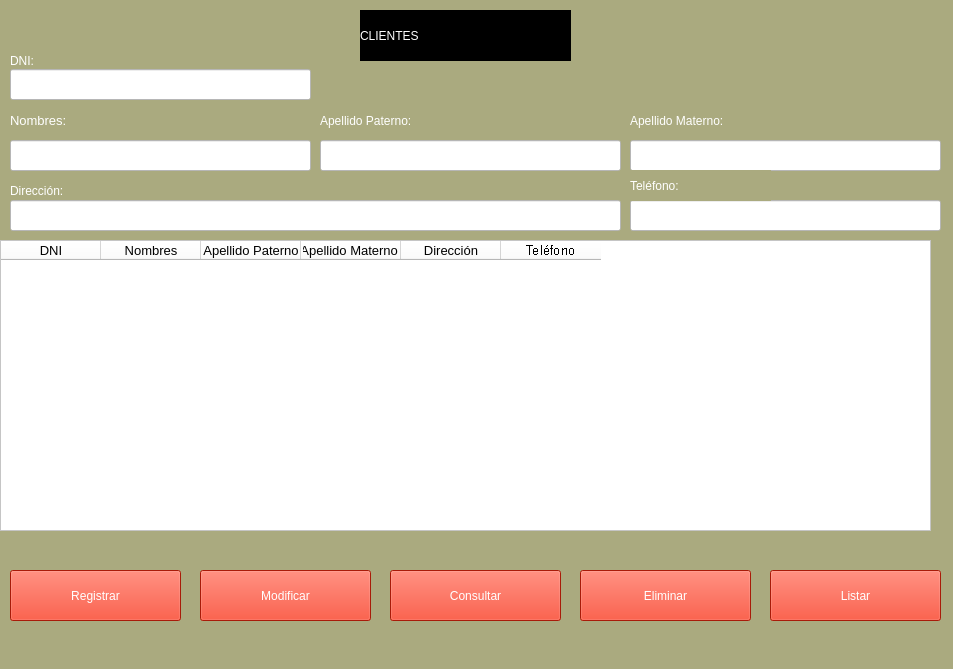
<?xml version="1.0" encoding="UTF-8"?>
<ui version="4.0">
 <class>MainWindow</class>
 <widget class="QMainWindow" name="MainWindow">
  <property name="geometry">
   <rect>
    <x>0</x>
    <y>0</y>
    <width>953</width>
    <height>669</height>
   </rect>
  </property>
  <property name="windowTitle">
   <string>MainWindow</string>
  </property>
  <property name="styleSheet">
   <string notr="true">background-color: rgb(170, 170, 127);</string>
  </property>
  <widget class="QWidget" name="centralwidget">
   <widget class="QLabel" name="label">
    <property name="geometry">
     <rect>
      <x>360</x>
      <y>10</y>
      <width>211</width>
      <height>51</height>
     </rect>
    </property>
    <property name="styleSheet">
     <string notr="true">font: 75 26pt &quot;MS Shell Dlg 2&quot;;color: rgb(255, 255, 255);
background-color: rgb(0, 0, 0);

</string>
    </property>
    <property name="text">
     <string>CLIENTES</string>
    </property>
   </widget>
   <widget class="QLabel" name="label_2">
    <property name="geometry">
     <rect>
      <x>10</x>
      <y>40</y>
      <width>71</width>
      <height>41</height>
     </rect>
    </property>
    <property name="styleSheet">
     <string notr="true">color: rgb(255, 255, 255);font: 10pt &quot;MS Shell Dlg 2&quot;;</string>
    </property>
    <property name="text">
     <string>DNI:</string>
    </property>
   </widget>
   <widget class="QLineEdit" name="txtDni">
    <property name="geometry">
     <rect>
      <x>10</x>
      <y>69</y>
      <width>301</width>
      <height>31</height>
     </rect>
    </property>
    <property name="styleSheet">
     <string notr="true">background-color: rgb(255, 255, 255);</string>
    </property>
   </widget>
   <widget class="QLabel" name="label_3">
    <property name="geometry">
     <rect>
      <x>10</x>
      <y>100</y>
      <width>91</width>
      <height>41</height>
     </rect>
    </property>
    <property name="font">
     <font>
      <family>MS Shell Dlg 2</family>
      <pointsize>10</pointsize>
      <weight>50</weight>
      <italic>false</italic>
      <bold>false</bold>
     </font>
    </property>
    <property name="styleSheet">
     <string notr="true">font: 10pt &quot;MS Shell Dlg 2&quot;;
color: rgb(255, 255, 255);</string>
    </property>
    <property name="text">
     <string>Nombres:</string>
    </property>
   </widget>
   <widget class="QLineEdit" name="txtNombres">
    <property name="geometry">
     <rect>
      <x>10</x>
      <y>140</y>
      <width>301</width>
      <height>31</height>
     </rect>
    </property>
    <property name="styleSheet">
     <string notr="true">background-color: rgb(255, 255, 255);</string>
    </property>
   </widget>
   <widget class="QLabel" name="label_4">
    <property name="geometry">
     <rect>
      <x>320</x>
      <y>100</y>
      <width>141</width>
      <height>41</height>
     </rect>
    </property>
    <property name="styleSheet">
     <string notr="true">font: 10pt &quot;MS Shell Dlg 2&quot;;color: rgb(255, 255, 255);</string>
    </property>
    <property name="text">
     <string>Apellido Paterno:</string>
    </property>
   </widget>
   <widget class="QLineEdit" name="txtApellidoPaterno">
    <property name="geometry">
     <rect>
      <x>320</x>
      <y>140</y>
      <width>301</width>
      <height>31</height>
     </rect>
    </property>
    <property name="styleSheet">
     <string notr="true">background-color: rgb(255, 255, 255);</string>
    </property>
   </widget>
   <widget class="QLabel" name="label_5">
    <property name="geometry">
     <rect>
      <x>630</x>
      <y>100</y>
      <width>141</width>
      <height>41</height>
     </rect>
    </property>
    <property name="styleSheet">
     <string notr="true">font: 10pt &quot;MS Shell Dlg 2&quot;;color: rgb(255, 255, 255);</string>
    </property>
    <property name="text">
     <string>Apellido Materno:</string>
    </property>
   </widget>
   <widget class="QLineEdit" name="txtApellidoMaterno">
    <property name="geometry">
     <rect>
      <x>630</x>
      <y>140</y>
      <width>311</width>
      <height>31</height>
     </rect>
    </property>
    <property name="styleSheet">
     <string notr="true">background-color: rgb(255, 255, 255);</string>
    </property>
   </widget>
   <widget class="QLabel" name="label_6">
    <property name="geometry">
     <rect>
      <x>10</x>
      <y>180</y>
      <width>91</width>
      <height>21</height>
     </rect>
    </property>
    <property name="styleSheet">
     <string notr="true">font: 10pt &quot;MS Shell Dlg 2&quot;;color: rgb(255, 255, 255);</string>
    </property>
    <property name="text">
     <string>Dirección:</string>
    </property>
   </widget>
   <widget class="QLineEdit" name="txtDireccion">
    <property name="geometry">
     <rect>
      <x>10</x>
      <y>200</y>
      <width>611</width>
      <height>31</height>
     </rect>
    </property>
    <property name="styleSheet">
     <string notr="true">background-color: rgb(255, 255, 255);</string>
    </property>
   </widget>
   <widget class="QLineEdit" name="txtTelefono">
    <property name="geometry">
     <rect>
      <x>630</x>
      <y>200</y>
      <width>311</width>
      <height>31</height>
     </rect>
    </property>
    <property name="styleSheet">
     <string notr="true">background-color: rgb(255, 255, 255);</string>
    </property>
   </widget>
   <widget class="QLabel" name="label_7">
    <property name="geometry">
     <rect>
      <x>630</x>
      <y>170</y>
      <width>141</width>
      <height>31</height>
     </rect>
    </property>
    <property name="styleSheet">
     <string notr="true">font: 10pt &quot;MS Shell Dlg 2&quot;;color: rgb(255, 255, 255);</string>
    </property>
    <property name="text">
     <string>Teléfono:</string>
    </property>
   </widget>
   <widget class="QTableWidget" name="tblClientes">
    <property name="geometry">
     <rect>
      <x>0</x>
      <y>240</y>
      <width>931</width>
      <height>291</height>
     </rect>
    </property>
    <property name="acceptDrops">
     <bool>false</bool>
    </property>
    <property name="styleSheet">
     <string notr="true">background-color: rgb(255, 255, 255);</string>
    </property>
    <column>
     <property name="text">
      <string>DNI</string>
     </property>
     <property name="font">
      <font>
       <pointsize>10</pointsize>
      </font>
     </property>
     <property name="textAlignment">
      <set>AlignCenter</set>
     </property>
    </column>
    <column>
     <property name="text">
      <string>Nombres</string>
     </property>
     <property name="font">
      <font>
       <pointsize>10</pointsize>
       <kerning>true</kerning>
      </font>
     </property>
     <property name="textAlignment">
      <set>AlignCenter</set>
     </property>
    </column>
    <column>
     <property name="text">
      <string notr="true">Apellido Paterno</string>
     </property>
     <property name="whatsThis">
      <string notr="true"/>
     </property>
     <property name="font">
      <font>
       <pointsize>10</pointsize>
       <stylestrategy>PreferAntialias</stylestrategy>
       <kerning>true</kerning>
      </font>
     </property>
     <property name="textAlignment">
      <set>AlignCenter</set>
     </property>
    </column>
    <column>
     <property name="text">
      <string>Apellido Materno </string>
     </property>
     <property name="font">
      <font>
       <pointsize>10</pointsize>
      </font>
     </property>
     <property name="textAlignment">
      <set>AlignCenter</set>
     </property>
    </column>
    <column>
     <property name="text">
      <string>Dirección</string>
     </property>
     <property name="font">
      <font>
       <pointsize>10</pointsize>
      </font>
     </property>
     <property name="textAlignment">
      <set>AlignCenter</set>
     </property>
    </column>
    <column>
     <property name="text">
      <string>Teléfono</string>
     </property>
     <property name="font">
      <font>
       <pointsize>10</pointsize>
       <stylestrategy>NoAntialias</stylestrategy>
      </font>
     </property>
     <property name="textAlignment">
      <set>AlignCenter</set>
     </property>
     <property name="background">
      <color>
       <red>0</red>
       <green>0</green>
       <blue>0</blue>
      </color>
     </property>
    </column>
   </widget>
   <widget class="QPushButton" name="btnRegistrar">
    <property name="geometry">
     <rect>
      <x>10</x>
      <y>570</y>
      <width>171</width>
      <height>51</height>
     </rect>
    </property>
    <property name="styleSheet">
     <string notr="true">color: rgb(255, 255, 255);
background-color: rgb(235, 38, 12);</string>
    </property>
    <property name="text">
     <string>Registrar</string>
    </property>
    <property name="icon">
     <iconset>
      <normaloff>../IMG/registrar.png</normaloff>../IMG/registrar.png</iconset>
    </property>
   </widget>
   <widget class="QPushButton" name="btnModificar">
    <property name="geometry">
     <rect>
      <x>200</x>
      <y>570</y>
      <width>171</width>
      <height>51</height>
     </rect>
    </property>
    <property name="styleSheet">
     <string notr="true">color: rgb(255, 255, 255);background-color: rgb(235, 38, 12);</string>
    </property>
    <property name="text">
     <string>Modificar</string>
    </property>
    <property name="icon">
     <iconset>
      <normaloff>../IMG/modificar.png</normaloff>../IMG/modificar.png</iconset>
    </property>
   </widget>
   <widget class="QPushButton" name="btnConsultar">
    <property name="geometry">
     <rect>
      <x>390</x>
      <y>570</y>
      <width>171</width>
      <height>51</height>
     </rect>
    </property>
    <property name="styleSheet">
     <string notr="true">color: rgb(255, 255, 255);background-color: rgb(235, 38, 12);</string>
    </property>
    <property name="text">
     <string>Consultar</string>
    </property>
    <property name="icon">
     <iconset>
      <normaloff>../IMG/consultar.png</normaloff>../IMG/consultar.png</iconset>
    </property>
   </widget>
   <widget class="QPushButton" name="btnEliminar">
    <property name="geometry">
     <rect>
      <x>580</x>
      <y>570</y>
      <width>171</width>
      <height>51</height>
     </rect>
    </property>
    <property name="styleSheet">
     <string notr="true">color: rgb(255, 255, 255);background-color: rgb(235, 38, 12);</string>
    </property>
    <property name="text">
     <string>Eliminar</string>
    </property>
    <property name="icon">
     <iconset>
      <normaloff>../IMG/eliminar.png</normaloff>../IMG/eliminar.png</iconset>
    </property>
   </widget>
   <widget class="QPushButton" name="btnListar">
    <property name="geometry">
     <rect>
      <x>770</x>
      <y>570</y>
      <width>171</width>
      <height>51</height>
     </rect>
    </property>
    <property name="styleSheet">
     <string notr="true">color: rgb(255, 255, 255);background-color: rgb(235, 38, 12);</string>
    </property>
    <property name="text">
     <string>Listar</string>
    </property>
    <property name="icon">
     <iconset>
      <normaloff>../IMG/listar.png</normaloff>../IMG/listar.png</iconset>
    </property>
   </widget>
  </widget>
  <widget class="QMenuBar" name="menubar">
   <property name="geometry">
    <rect>
     <x>0</x>
     <y>0</y>
     <width>953</width>
     <height>26</height>
    </rect>
   </property>
  </widget>
  <widget class="QStatusBar" name="statusbar"/>
 </widget>
 <resources/>
 <connections/>
</ui>
